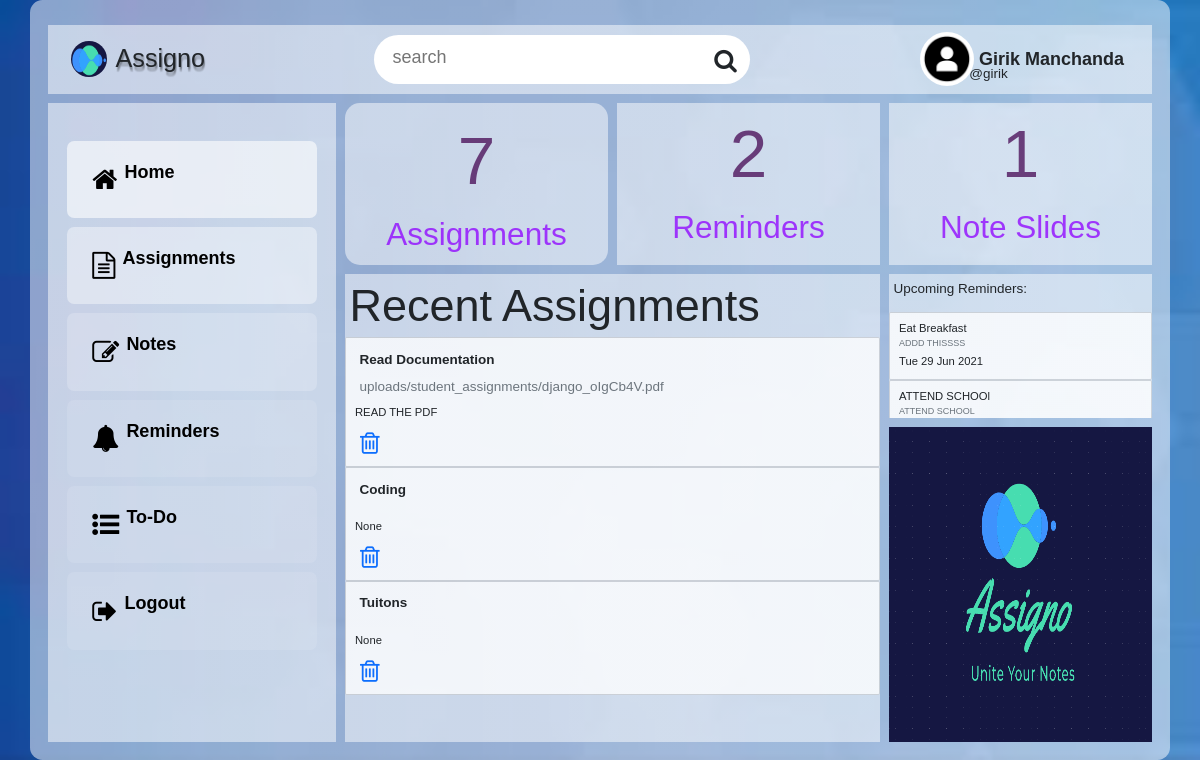
The app's page /dashboard/ (signed in), older data.
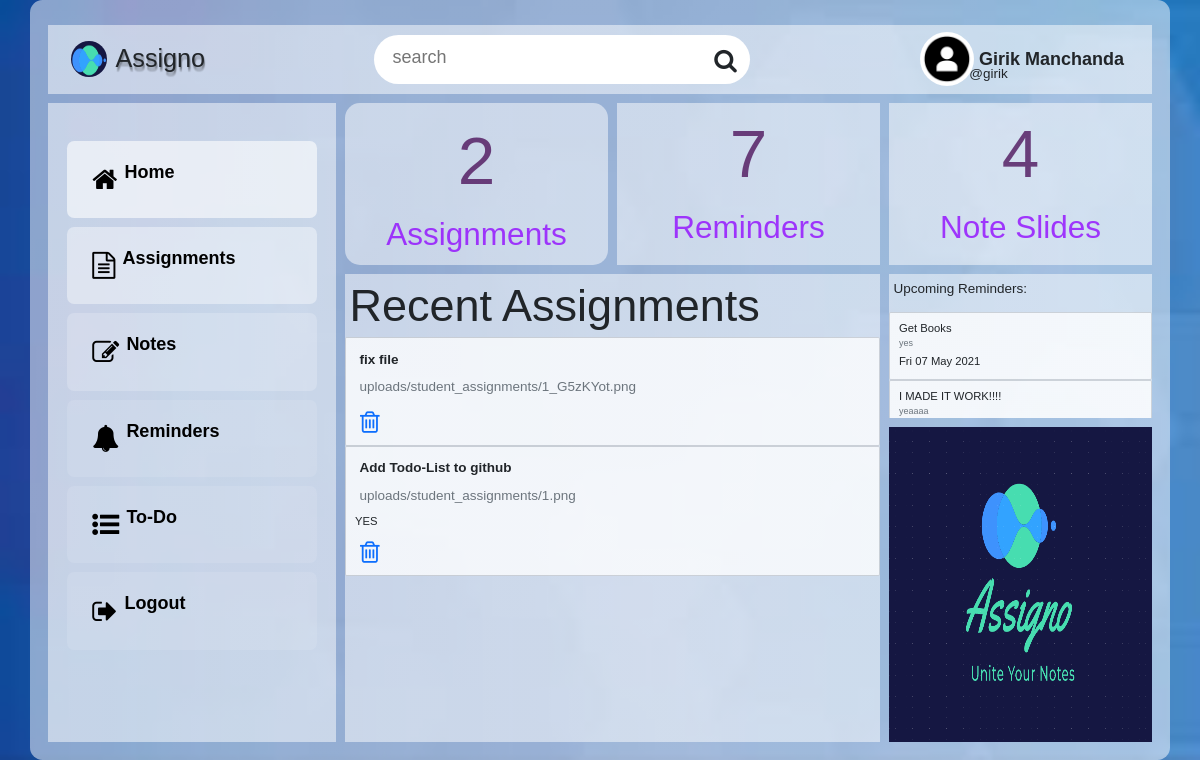
The same page, newer data.
### dashboard/models.py (models this page shows, shortened)
class user_profile(models.Model):
    user = models.OneToOneField(User, primary_key=True, related_name='profile', on_delete=models.CASCADE)
    name = models.CharField(max_length = 150, blank = True, null = True)
    profile_picture = models.ImageField(upload_to='uploads/profile_pictures', default='uploads/profile_pictures/default.png', blank=True)
    background = models.ImageField(upload_to='uploads/profile_background', default='uploads/profile_background/default.jpg', blank=True)
    GENDER_CHOICES = (
        ('', 'Choose Your Gender'),
        ('Male', 'Male'),
        ('Female', 'Female'),
        ('Rather Not Say', 'Rather Not Say')
    )
    gender = models.CharField(max_length=14, choices=GENDER_CHOICES)
    birth_date = models.DateField(blank = True, null = True)
    location = models.CharField(max_length = 150, blank = True, null = True)

class assignments(models.Model):
    user = models.ForeignKey(User, on_delete = models.CASCADE)
    assignment = models.FileField(upload_to='uploads/student_assignments', default="uploads/profile_background/default.jpg") # REMEMBER TO REMOVE BLANK AND NULL
    title = models.CharField(max_length=100)
    description = models.TextField(blank=True, null=True)
    timestamp = models.DateTimeField(auto_now_add=True)
    categories = models.ManyToManyField(categories, related_name="assignment_in_category",blank=True)

class deadlines(models.Model):
    user = models.ForeignKey(User, on_delete = models.CASCADE)
    title = models.CharField(max_length=150)
    description = models.TextField(blank=True, null=True)
    assignments = models.ForeignKey(assignments, blank=True, null=True, on_delete = models.CASCADE)
    last_date = models.DateField()
    timestamp = models.DateTimeField(auto_now_add=True)

### dashboard/views.py (the view)
# urls.py: 2. Add a URL to urlpatterns:  path('', views.home, name='home')
@login_required
def home(request):
    assignments = models.assignments.objects.filter(user=request.user)
    notes = models.notes.objects.filter(user=request.user).count()
    deadlines = models.deadlines.objects.filter(user=request.user)
    context = {
        "recent_assignments": assignments.order_by('-timestamp')[:3],
        "assignment_count":assignments.count(),
        "notes_count":notes,
        "deadline_count":deadlines.count(),
        "deadline":deadlines.order_by('last_date')[:3],
    }
    return render(request, 'dashboard/home.html', context)

### templates/dashboard/home.html
{% extends "base.html" %}
{% load static %}
{% block dashboard_sections %}
<div class="my_container">
    {% include "snippets/navigation.html" %}
    {% include "snippets/sidebar.html" %}
    <div class="card1">
    <span class="stats"> {{ assignment_count }}</span>
    <br>
    <span class="stat_title">Assignments</span>
    </div>
    <div class="card2">
    <span class="stats"> {{ deadline_count }}</span>
    <br>
    <span class="stat_title">Reminders</span>
    </div>
    <div class="card3">
    <span class="stats">{{ notes_count }}</span>
    <br>
    <span class="stat_title">Note Slides</span>
    </div>
    <div class="sub-content">
        <h1 class="title">Recent Assignments</h1>
        {% for item in recent_assignments  %}
        <div class="card enlarge-text">
            <div class="card-body">
              <h5 class="card-title basic"><strong>{{ item.title }}</strong></h5>
              <h6 class="card-subtitle mb-2 text-muted basic">{{ item.assignment }}</h6>
              <p class="card-text">{{ item.description }}</p>
              <a href="#" class="card-link enlarge-text"><a href="{% url 'dashboard:assignment-delete' pk=item.pk %}"><i class="fa fa-trash-o enlarge-symbol"></i></a></a>
            </div>
          </div>
        {% endfor %}
    </div>
    <div class="home-logo">
        <img class="home-logo-image" src="{% static 'images/logo/logo.png' %}" alt="">
    </div>
    <div class="right-panel">
       <p class="basic">
        Upcoming Reminders:
       </p>
            {% for item in deadline  %}
            <div class="card enlarge-text">
                <div class="card-body">
                  <h5 class="card-title">{{ item.title }}</h5>
                  <h6 class="card-subtitle mb-2 text-muted">{{ item.description }}</h6>
                  <p class="card-text">{{ item.last_date|date:"D d M Y" }}</p>
                </div>
              </div>
              {% empty %}
             <p class="basic"> (No Reminders)</p>
            {% endfor %}
    </div>
</div>
{% endblock dashboard_sections %}

### templates/base.html (shortened to what this page needs)
{% load static %}
<!DOCTYPE html>
    <html lang="en">
    <head>
        {% include "snippets/head.html" %}
    </head>
    <body>
        {% block dashboard_sections %}{% endblock dashboard_sections %}
    </body>
    </html>

### templates/snippets/head.html (shortened to what this page needs)
{% load static %}
<link rel="stylesheet" type="text/css" href ="https://stackpath.bootstrapcdn.com/font-awesome/4.7.0/css/font-awesome.min.css">
<link href="https://cdn.jsdelivr.net/npm/bootstrap@5.0.2/dist/css/bootstrap.min.css" rel="stylesheet">
<link rel="stylesheet" href="{% static 'css/toolkits/toolkit.css' %}">
<link rel="stylesheet" href="{% static 'css/toolkits/table.css' %}">
<link rel="stylesheet" href="{% static 'css/Dashboard.css' %}">

### templates/snippets/navigation.html
{% load static %}
<div class="navbar">
    <div class="navbar_logo">
        <img src="{% static 'images/logo/logo_rotator.png' %}" width="50" alt="">
        <span class="navbar_logo_name">Assigno</span>
    </div>
    <div class="searchbar">
        <form action="#">
            <input type="text" placeholder="search" name="q">
            <i class="fa fa-search"></i>
        </form>
    </div>
    <div class="nav_item">
    <div class="account_div">
        <img src="{{ user.profile.profile_picture.url }}"  class="round_image" width="54" alt="">
        <span class="account_username">@{{ user.username }}</span>
        <span class="account_name">{{ user.profile.name }}</span>
    </div>
</div>
</div>

### templates/snippets/sidebar.html
<div class="sidebar bg">
    <ul>
        <li class="sidebar_dashboard">
            <i class="fa fa-home"></i>
            <a href="{% url 'dashboard:home' %}">Home</a>
        </li>
        <li>
            <i class="fa fa-file-text-o"></i>
            <a href="{% url 'dashboard:assignment-list' %}">Assignments</a>
        </li>
        <li>
            <i class="fa fa-pencil-square-o"></i>
            <a href="{% url 'dashboard:notes-list' %}">Notes</a>
        </li>
        <li>
            <i class="fa fa-bell"></i>
            <a href="{% url 'dashboard:reminders-list' %}">Reminders</a>
        </li>
        <li>
            <i class="fa fa-list-ul"></i>
            <a href="{% url 'dashboard:task-list' %}">To-Do</a>
        </li>
        <li>
            <i class="fa fa-sign-out"></i>
            <a href="{% url 'account_logout' %}">Logout</a>
          </li>
    </ul>
</div>

### templates/snippets/scripts.html (shortened to what this page needs)
{% load static %}

### static_in_venv/css/toolkits/toolkit.css (style rules this page uses)
.stats { font-size:7.5em; color:rgba(74, 15, 88, 0.781); text-align: center; }
.stat_title { font-size:3.5em; color:rgba(143, 5, 255, 0.781); text-align: center; }
.round_image { border-radius: 100%; }
.title { font-size: 5rem; margin: .5rem; }
.enlarge-symbol { font-size: 25px; margin:1px; margin-left:5px; }
.basic { padding: .5rem; font-size: 1.5rem; }
.card1 { background-image: linear-gradient(to bottom right, #4640a7, black); color: white; padding: 7px; text-align: center; border-radius: 15px; }

### static_in_venv/css/toolkits/table.css (style rules this page uses)
.sidebar ul { position: relative; width: 270px; margin: 10px auto 0; padding: 10px; box-sizing: border-box; }
.sidebar ul li { display: flex; background: rgba(255, 255, 255, .1); padding:10px 20px; color:#fff; margin: 5px 0; transition: 0.5s; }
.sidebar ul li:nth-child(1) { background: rgba(255, 255, 255,.6); }
.sidebar ul li:nth-child(2) { background: rgba(255, 255, 255,.4); }
.sidebar ul li:nth-child(3) { background: rgba(255, 255, 255,.2); }

### static_in_venv/css/Dashboard.css (style rules this page uses)
* { padding:0; margin:0; list-style:none; text-decoration: none; font-family:sans-serif; }
html { font-size: 9px; }
body { display:flex; justify-content:center; align-items: center; }
.enlarge-text { font-size: 1.25rem; }
.my_container { display: grid; grid-template-columns:0.6fr 1fr 1fr 1fr; grid-template-rows:0.2fr 0.2fr 0.4fr 0.6fr 0.3fr; grid-template-areas:"navbar navbar navbar navbar" "sidebar card1 card2 card3" "sidebar sub-content sub-content right-panel" "sidebar sub-content sub-content right-panel" "sidebar sub-content sub-content home-logo"; grid-gap: 1rem; padding: 2rem; border-radius: 1em; width: 95%; height: 95vh; background: linear-gradient(to top right,rgba(255,255,255,.5),rgba(255,255,255,.5)); border-radius: 1.4rem; }
.navbar { grid-area: navbar; }
.home-logo { grid-area: home-logo; }
.home-logo-image { height: 35rem; width: 100%; }
.sidebar { grid-area: sidebar; }
.card1 { grid-area: card1; text-align: center; }
.card2 { grid-area: card2; text-align: center; }
.card3 { grid-area: card3; text-align: center; }
.sub-content { grid-area: sub-content; overflow: auto; }
.right-panel { grid-area: right-panel; overflow: auto; }
.my_container div { background: linear-gradient(to top right,rgba(255,255,255,.5),rgba(255,255,255,.5)); }
.navbar div { background: none; }
.sidebar { padding:1rem; }
.sidebar ul li { padding: 2rem; margin: 1rem 0; font-size: 2rem; border-radius: .8rem; }
.sidebar ul li a { text-decoration: none; color: #000; text-transform: capitalize; font-weight: 700; }
.sidebar .fa { color: #000; font-size: 3rem; padding: .8rem; }
.my_container .navbar { display:flex; justify-content:space-between; align-items:center; padding: .8rem 2.5rem; margin-top: .8rem; }
.my_container .navbar_logo { display:flex; align-items:center; }
.my_container .navbar_logo .navbar_logo_name { font-size: 2.8rem; margin-left: 1rem; text-shadow: 1px 1px 1px rgba(16, 16, 16, .1), 1px 2px 1px rgba(16, 16, 16, .1), 1px 3px 1px rgba(16, 16, 16, .1), 1px 4px 1px rgba(16, 16, 16, .1), 1px 5px 1px rgba(16, 16, 16, .1); }
.my_container .navbar_logo img { width: 4em; height: 4em; border-radius:100%; animation: rotate 7s linear infinite; }
.navbar .searchbar { position: relative; }
.navbar .searchbar input { padding: 1rem 14rem 1.5rem 2rem; border: none; font-size: 2rem; outline: none; border-radius: 3rem; transition:0.7s; }
.navbar .searchbar .fa { position: absolute; font-size: 2.7rem; top:1.5rem; right: 1.5rem; }
.navbar .nav_item .account_div { position: relative; display: flex; align-items: center; }
.navbar .nav_item .account_div img { border-radius: 50%; }
.navbar .nav_item .account_div .account_name { text-transform: capitalize; margin:0 .6rem; font-size:2rem; font-weight: 700; }
.navbar .nav_item .account_div .account_username { position: absolute; top:3.5rem; left:5.5rem; font-size: 1.5rem; }

Row changes from the older to the newer data that the page shows:
removed assignments: title "Read Documentation", assignment "uploads/student_assignments/django_oIgCb4V.pdf", description "READ THE PDF"
removed assignments: title "Coding", description "None"
removed assignments: title "Tuitons", description "None"
removed deadlines: title "Eat Breakfast", description "ADDD THISSSS", last_date "Tue 29 Jun 2021"
removed deadlines: title "ATTEND SCHOOl", description "ATTEND SCHOOL"
added assignments: title "fix file", assignment "uploads/student_assignments/1_G5zKYot.png"
added assignments: title "Add Todo-List to github", assignment "uploads/student_assignments/1.png", description "YES"
added deadlines: title "Get Books", description "yes", last_date "Fri 07 May 2021"
added deadlines: title "I MADE IT WORK!!!!", description "yeaaaa"
Text that changed along with them:
{{ assignment_count }}: "7" → "2"
{{ deadline_count }}: "2" → "7"
{{ notes_count }}: "1" → "4"
